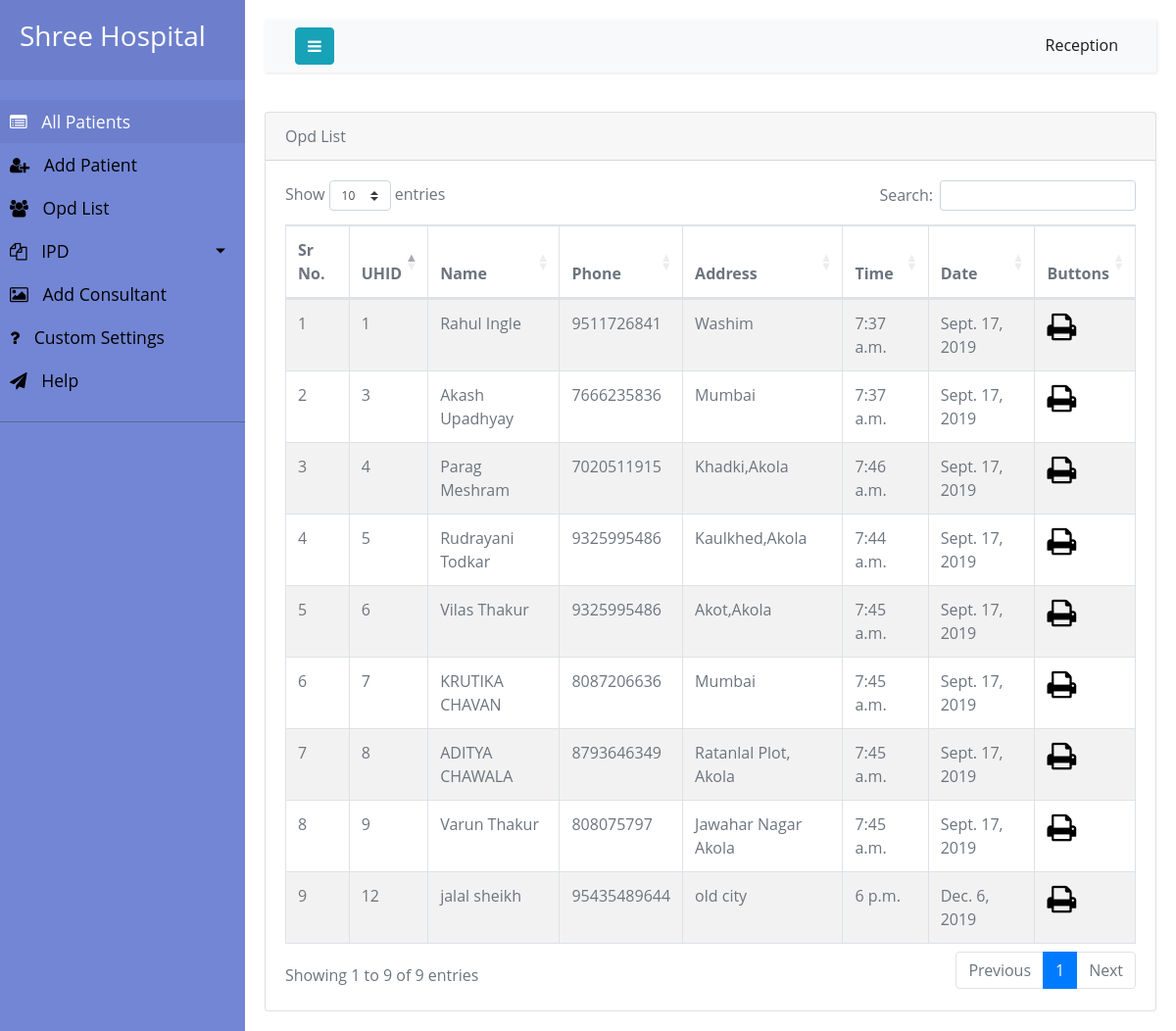
The app's page /opdlist/ (signed in) with its own data.
### hospi/models.py (models this page shows)
class Opd(models.Model):
    opd_id = models.AutoField(primary_key=True)
    patient = models.ForeignKey(Patient, on_delete=models.CASCADE, blank=True,null=True)
    date = models.DateField(default=datetime.date.today)
    time =  models.TimeField(blank=True, default=now)

class Patient(models.Model):
    firstname = models.CharField(max_length=200)
    lastname = models.CharField(max_length=200)
    phone = models.CharField(max_length=20)
    alternate_phone = models.CharField(max_length=20)
    address = models.TextField()
    patient_id = models.AutoField(primary_key=True)
    gender = models.CharField(max_length=6, choices=Gender)

### hospi/views.py (the view)
# urls.py: path('opdlist/', my_patient.opd_list,name='opdlist' ),
@login_required
def opd_list(request):
    object = Opd.objects.all()
    return render(request,'opdlist.html',{'object':object})

### hospi/templates/opdlist.html (shortened to what this page needs)
{% extends 'layout.html' %} {% block title %} All IPD {% endblock %} {% block body %}
<section>
	<div class="section-body">
		<div class="row">
			<div class="col-lg-12">
				<div class="card">
					<div class="card-header">
						<header>Opd List</header>
					</div>
					<div class="card-body">
						<div class="table-responsive">
							<table id="example" class="table table-striped table-bordered" style="width:100%">
								<thead>
									<tr>
										<th>Sr No.</th>
										<th>UHID</th>
										<th>Name</th>
										<th>Phone</th>
										<th>Address</th>
										<th>Time</th>
										<th>Date</th>
										<th>Buttons</th>
									</tr>
								</thead>
								<tbody>{% for order in object %}
									<tr class="gradeX">
											<td></td>
											<td>{{ order.patient.patient_id}}</td>
											<td>{{ order.patient.firstname  }} {{ order.patient.lastname  }}</td>
											<td>{{ order.patient.phone }}</td>
											<td>{{ order.patient.address}}</td>
											<td>{{ order.time }}</td>
											<td>{{ order.date }}</td>
											<td> <a href="{% url 'opd_print' order.opd_id %}"><i class="fa fa-print fa-2x" aria-hidden="true"></i> </a>
											</td>
									</tr>{% endfor %}</tbody>
							</table>
						</div>
						</div>
					</div>
				</div>
			</div>
		</div>
	</div>
{% endblock %}

### hospi/static/css/style4.css (style rules this page uses)
body { font-family: 'Poppins', sans-serif; background: #fafafa; }
a, a:hover, a:focus { color: inherit; text-decoration: none; transition: all 0.3s; }
i, span { display: inline-block; }

### hospi/templates/layout.html (style rules this page uses)
a, a:hover { color: initial; }
body { color: #6d747e; font-family: 'Open Sans', sans-serif; font-size: 16px; line-height: 1.5em; }
table { font-size: 1em; }

### records on screen
Opd: patient.patient_id "1", patient.firstname "Rahul", patient.lastname "Ingle", patient.phone "9511726841", patient.address "Washim", time "7:37 a.m.", date "Sept. 17, 2019"
Opd: patient.patient_id "3", patient.firstname "Akash", patient.lastname "Upadhyay", patient.phone "7666235836", patient.address "Mumbai", time "7:37 a.m.", date "Sept. 17, 2019"
Opd: patient.patient_id "5", patient.firstname "Rudrayani", patient.lastname "Todkar", patient.phone "9325995486", patient.address "Kaulkhed,Akola", time "7:44 a.m.", date "Sept. 17, 2019"
Opd: patient.patient_id "9", patient.firstname "Varun", patient.lastname "Thakur", patient.phone "808075797", patient.address "Jawahar Nagar Akola", time "7:45 a.m.", date "Sept. 17, 2019"
Opd: patient.patient_id "8", patient.firstname "ADITYA", patient.lastname "CHAWALA", patient.phone "8793646349", patient.address "Ratanlal Plot, Akola", time "7:45 a.m.", date "Sept. 17, 2019"
Opd: patient.patient_id "7", patient.firstname "KRUTIKA", patient.lastname "CHAVAN", patient.phone "8087206636", patient.address "Mumbai", time "7:45 a.m.", date "Sept. 17, 2019"
Opd: patient.patient_id "6", patient.firstname "Vilas", patient.lastname "Thakur", patient.phone "9325995486", patient.address "Akot,Akola", time "7:45 a.m.", date "Sept. 17, 2019"
Opd: patient.patient_id "4", patient.firstname "Parag", patient.lastname "Meshram", patient.phone "7020511915", patient.address "Khadki,Akola", time "7:46 a.m.", date "Sept. 17, 2019"
Opd: patient.patient_id "12", patient.firstname "jalal", patient.lastname "sheikh", patient.phone "95435489644", patient.address "old city", time "6 p.m.", date "Dec. 6, 2019"
